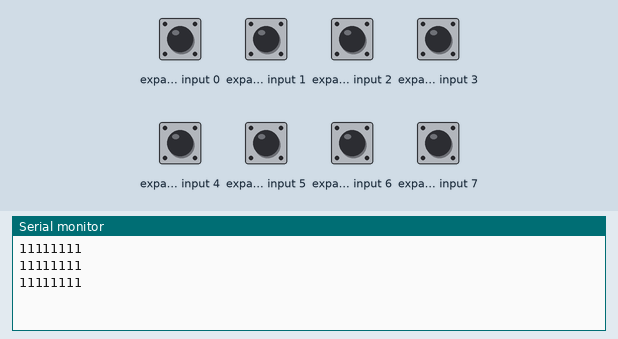
Recording of a sketch running on a simulated Arduino Uno, built with avr-gcc and run on an emulated ATmega328P. Parts: the last lines printed to the serial monitor. Wiring (inferred from the names in the program): PCF8574 port expander at I2C address 0x20. The test bench sets the inputs (shaded band); at power-on: expander input 0–7 HIGH.

Above: at 2.8 s.
2.9 s: expander input 0 pulled LOW for 1.2 s
At 3.8 s:
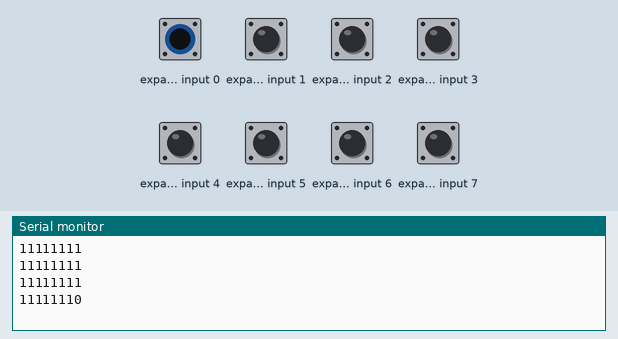
5.6 s: expander input 1 pulled LOW for 1.2 s
At 6.8 s:
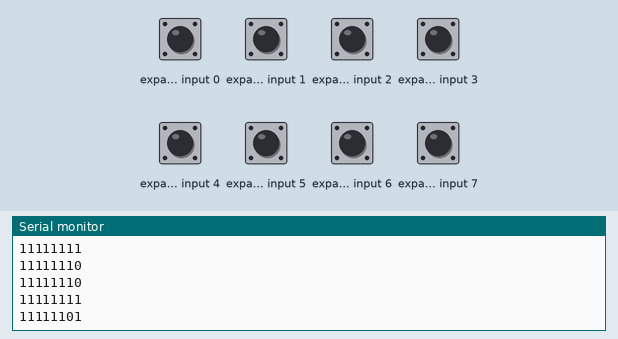
8.3 s: expander input 2 pulled LOW for 1.2 s
At 9.8 s:
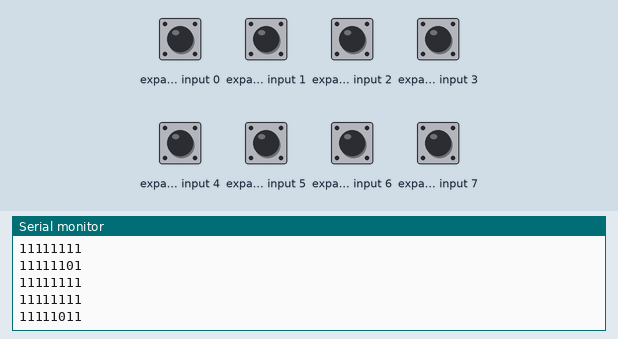
11.0 s: expander input 3 pulled LOW for 1.2 s
At 11.8 s:
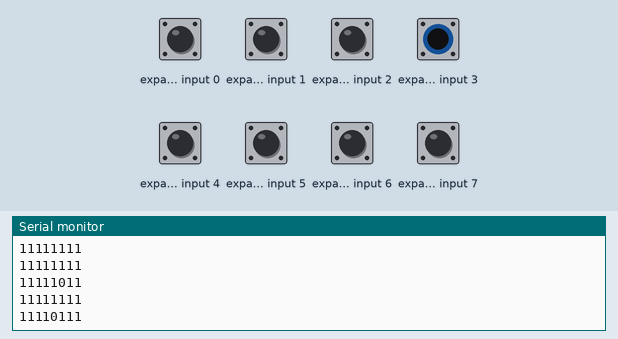
13.7 s: expander input 4 pulled LOW for 1.2 s
At 14.8 s:
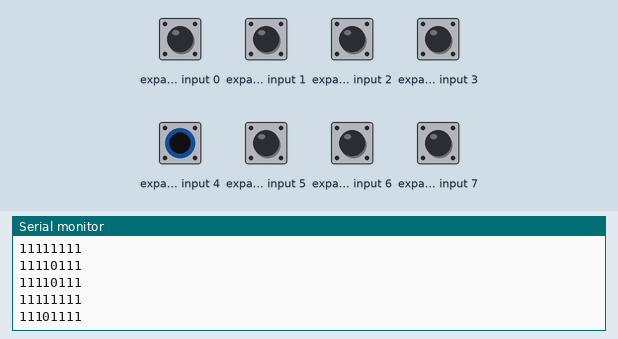
16.4 s: expander input 5 pulled LOW for 1.2 s
At 17.8 s:
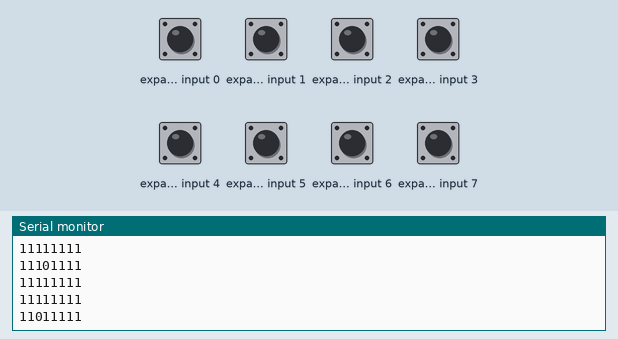
Timing chart, 0 to 19.4 s (numbered marks = the images above; inputs shaded):
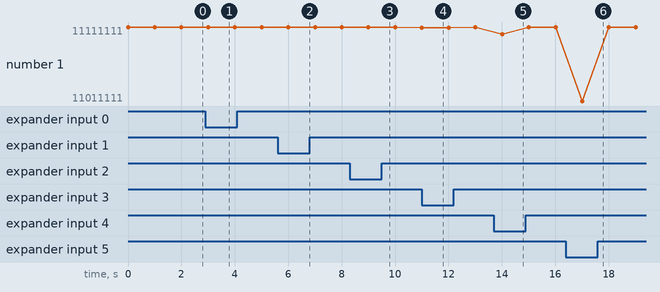

Measured:
- after the input at 2.9 s, the serial monitor: prints a new line after 0.10 s (image 1)
- after the input at 5.6 s, the serial monitor: prints a new line after 0.40 s (image 2)
- after the input at 8.3 s, the serial monitor: prints a new line after 0.71 s (image 3)
- after the input at 11.0 s, the serial monitor: prints a new line at once (image 4)
- after the input at 13.7 s, the serial monitor: prints a new line after 0.31 s (image 5)
- after the input at 16.4 s, the serial monitor: prints a new line after 0.61 s (image 6)

The sketch:

8.3_pcf8574_read.ino
```cpp
#include <Wire.h>
#define PCF8574_I2C_ADDRESS 0x20
void setup()
{
  Wire.begin();
  Serial.begin(115200);
}
void loop()
{
  Wire.requestFrom(PCF8574_I2C_ADDRESS, 1);
  while (Wire.available())
  {
    Serial.println(Wire.read(), BIN);
  }
  delay(1000);
}
```
